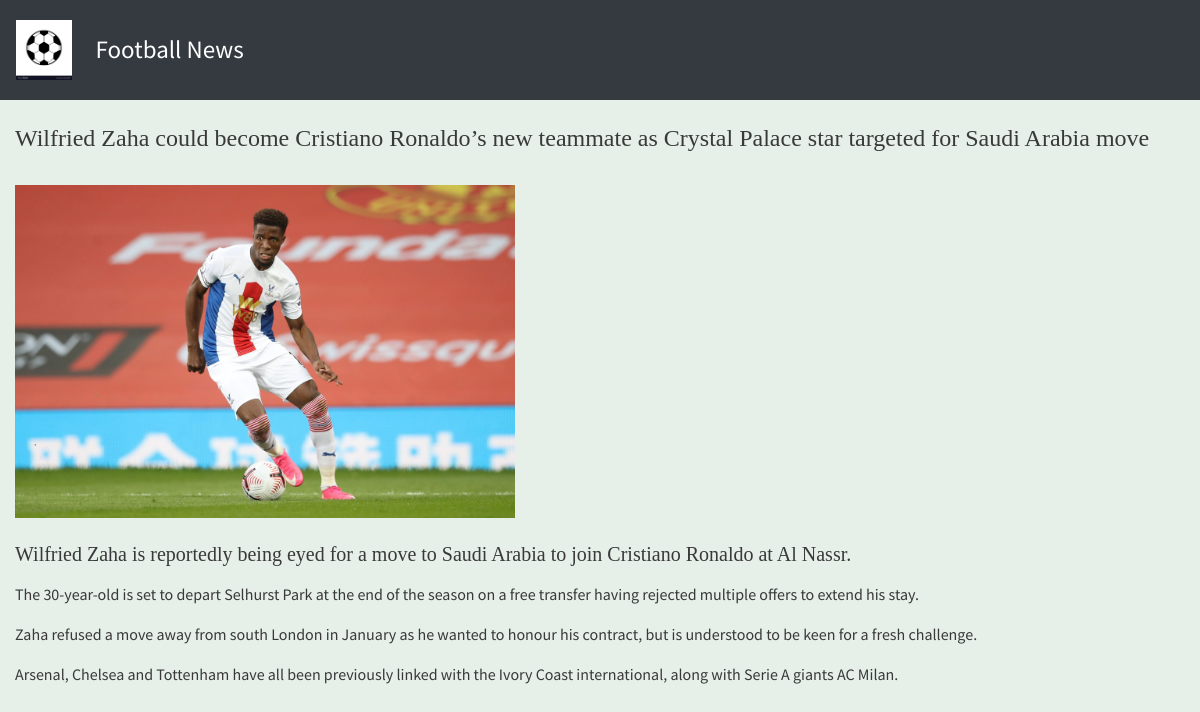
Page /10/ on the committed database.
### news/models.py (models this page shows, shortened)
class News(models.Model):
    name = models.CharField(max_length=200)
    title = models.CharField(max_length=200)
    description = models.CharField(max_length=200)
    date_created = models.DateTimeField(auto_now_add=True)
    paragraph1 = models.TextField()
    paragraph2 = models.TextField()
    paragraph3 = models.TextField()
    photo = models.ImageField(blank=True, upload_to="news_photos/%Y/%m/%d", default=None)

### news/views.py (the view)
# urls.py: path('<int:id>/', views.news_detail, name='news_detail'),
def news_detail(request, id):
    news = get_object_or_404(News, id=id)
    return render(request, 'news_detail.html', {'news': news})

### news/templates/news_detail.html
{% extends 'base.html' %}
{% block content %}
  <div class="movie-detail">
    <br/>
    <h4>{{ news.title }}</h4>
    <br/>
    <img src="{{ news.photo.url }}" style="width: 500px">
    <br/>
    <br/>
    <h5>{{ news.description }}</h5>
    <p>
      {{ news.paragraph1|linebreaks }}
    </p>
    <p>
      {{ news.paragraph2|linebreaks }}
    </p>
    <p>
      {{ news.paragraph3|linebreaks }}
    </p>
  </div>
{% endblock %}

### news/static/main.css (style rules this page uses)
body { font-family: 'Source Sans Pro', sans-serif; background-color: #e6efe8; color: #393939; }
h1, h2, h3, h4, h5, h6 { font-family: 'Libre Baskerville', serif; }

### rows in the picture
News: title "Wilfried Zaha could become Cristiano Ronaldo’s new teammate as Crystal Palace star targeted for Saudi Arabia move", photo (picture), description "Wilfried Zaha is reportedly being eyed for a move to Saudi Arabia to join Cristiano Ronaldo at Al Nassr.", paragraph1 "The 30-year-old is set to depart Selhurst Park at the end of the season on a free transfer having rejected multiple offers to extend his stay.", paragraph2 "Zaha refused a move away from south London in January as he wanted to honour his contract, but is understood to be keen for a fresh challenge.", paragraph3 "Arsenal, Chelsea and Tottenham have all been previously linked with the Ivory Coast international, along with Serie A giants AC Milan."
